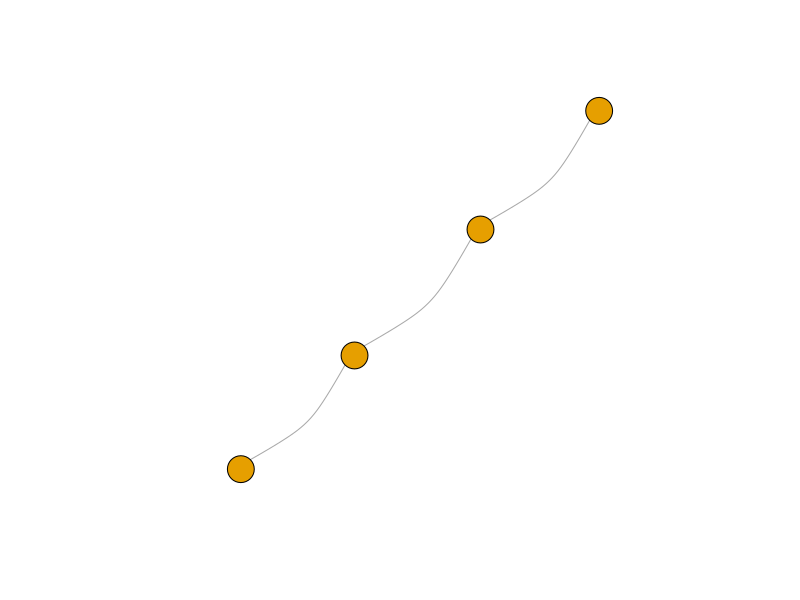
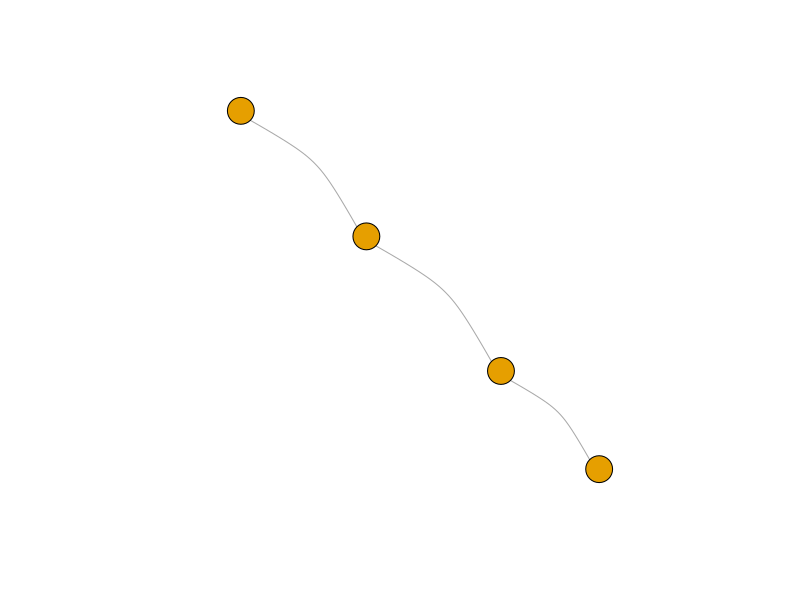
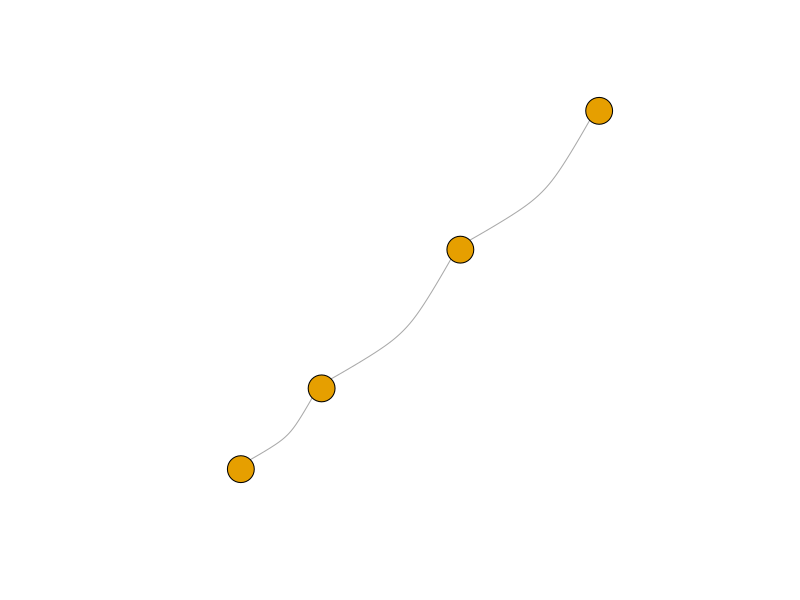
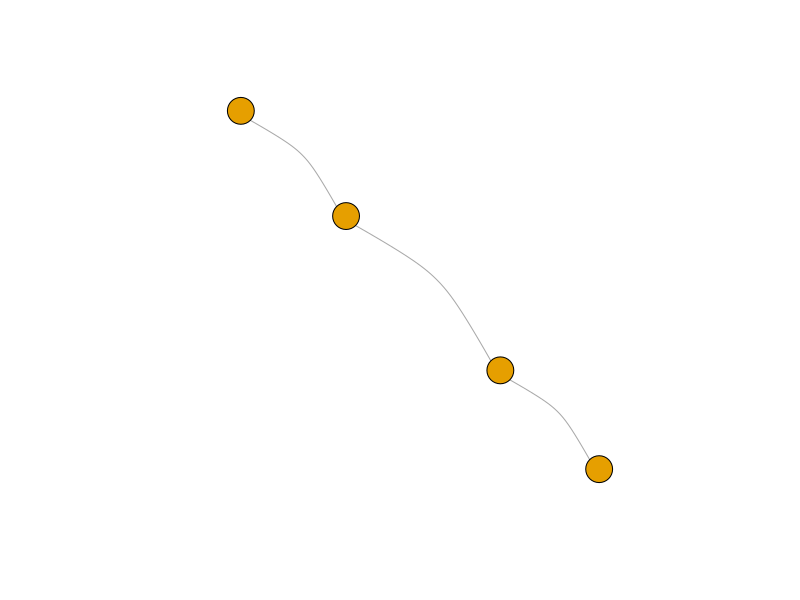
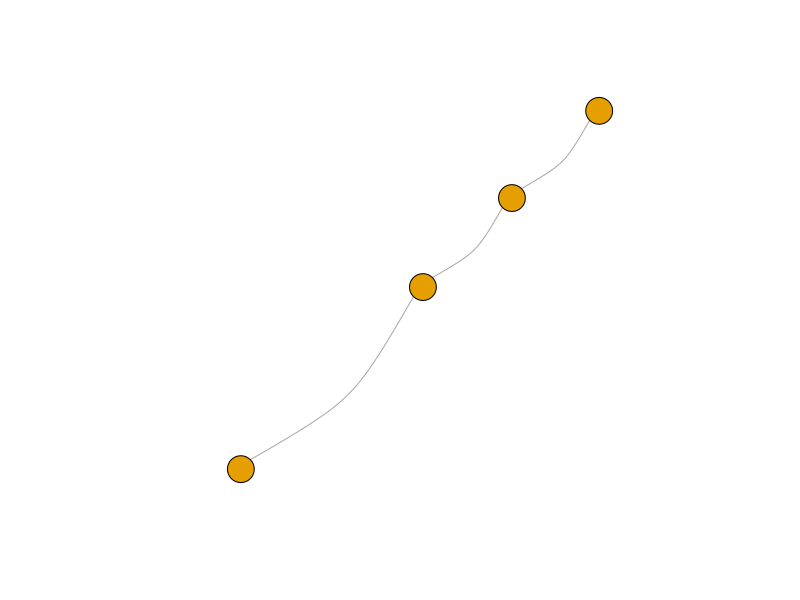
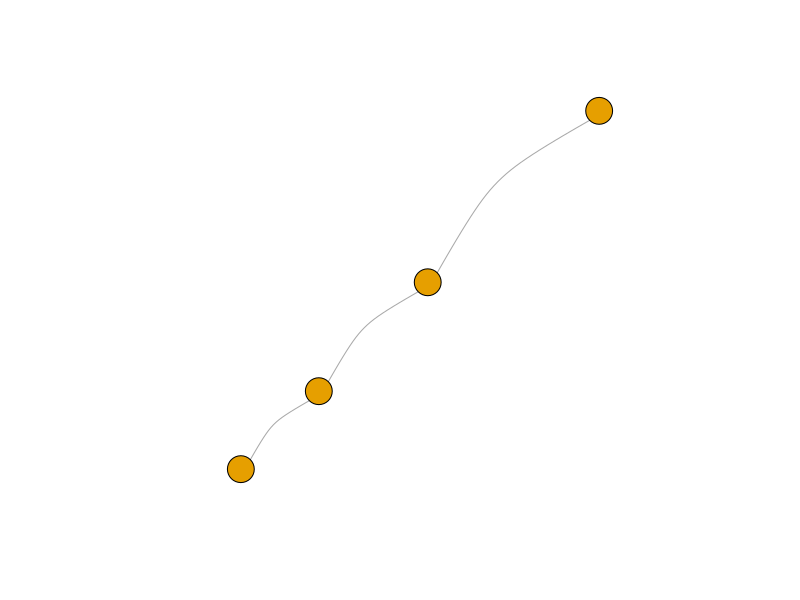
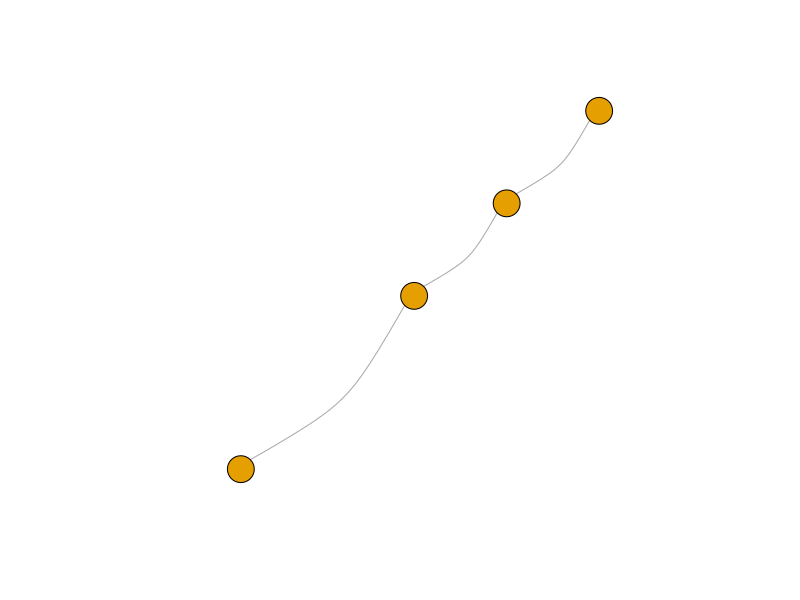
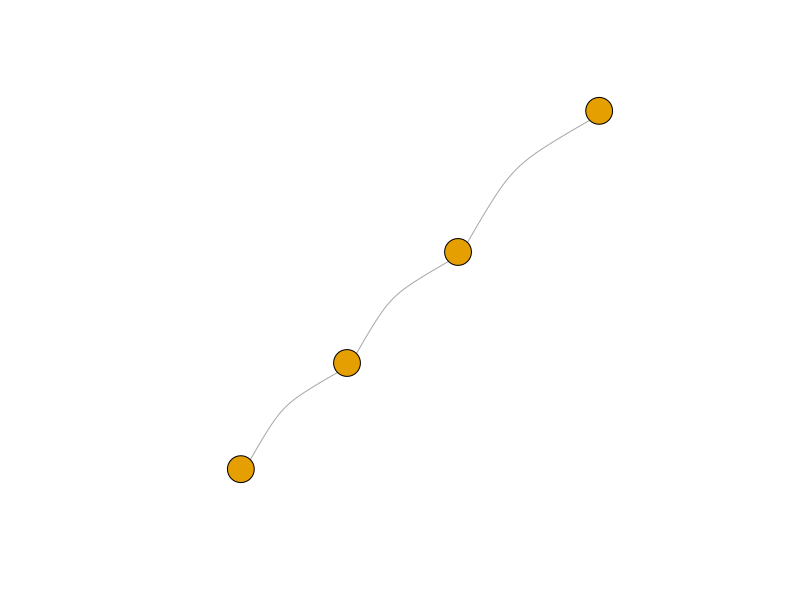

Here is the R script that generated these plots, in order: (Note: this script raises an error after producing the figures.)
#############################_Libraries_##########################
setwd(dirname(rstudioapi::getSourceEditorContext()$path))
getwd()
Sys.setenv(LANG = "en")

if (!("igraph" %in% rownames(installed.packages()))) install.packages("igraph")
library(igraph)

#############################_Graph_generation_#######################
#' Losowy obrót dla rysunku grafu - layout_in_circle() psuje losowość
#'
#' @param List graph
#' @return matrix
#'
randomLayout <- function(graph)
{
  rotation <- runif(1, 0, 2*pi)
  layout <- layout_in_circle(graph)
  return(cbind(cos(rotation) * layout[,1] - sin(rotation) * layout[,2], sin(rotation) * layout[,1] + cos(rotation) * layout[,2]))
}

#' Graf ścieżka N wierzchołków, nieskierowany
#'
#' @param N int - liczba rysunków
#' @param vertexNo int - liczba wierzchołków
#' @param plotCurve float
#' @return void
#'
plotPaths <- function(N, vertexNo, plotCurve)
{
  fileName <- 'path'
  dir.create(fileName, showWarnings = FALSE)
  dir.create(file.path(fileName, vertexNo), showWarnings = FALSE)
  
  pathName <- paste0(fileName, '/', vertexNo)
  unlink(paste0(pathName, "/*"))
  
  definition <- c()
  for (index in 1:(vertexNo-1))
  {
    definition <- c(definition, index, index + 1)
  }
  definitionMatrix <- matrix(definition, ncol = 2, byrow = TRUE)
  
  for (i in 1:N)
  {
    graph <- graph_from_edgelist(definitionMatrix, directed = FALSE)
    E(graph)$weight <- runif(ecount(graph))
    png(file.path(pathName, paste0(fileName, "-", i, ".png")), width = 800, height = 600)
    plot(graph, vertex.label = NA, edge.curved = plotCurve)
    # plot(graph, vertex.label = NA, edge.curved = plotCurve, layout = randomLayout(graph)) # Bez opisów wierzchołków, zakrzywienie krawędzi, losowy obrót
    dev.off()
  }
}

#' Graf cykliczny N wierzchołków, 100% pewności na połączenie wierzchołków, nieskierowany
#'
#' @param N int - liczba rysunków
#' @param vertexNo int - liczba wierzchołków
#' @param plotCurve float
#' @return void
#'
plotCycles <- function(N, vertexNo, plotCurve)
{
  fileName <- 'cycle'
  dir.create(fileName, showWarnings = FALSE)
  dir.create(file.path(fileName, vertexNo), showWarnings = FALSE)
  
  pathName <- paste0(fileName, '/', vertexNo)
  unlink(paste0(pathName, "/*"))
  
  for (i in 1:N)
  {
    graph <- make_ring(vertexNo, directed = FALSE)
    png(file.path(pathName, paste0(fileName, "-", i, ".png")), width = 800, height = 600)
    plot(graph, vertex.label = NA, edge.curved = plotCurve)
    dev.off()
  }
}

#' Graf pełny N wierzchołków, 100% pewności na połączenie wierzchołków, nieskierowany
#'
#' @param N int - liczba rysunków
#' @param vertexNo int - liczba wierzchołków
#' @param plotCurve float
#' @return voided
#'
plotFullGraphs <- function(N, vertexNo, plotCurve)
{
  fileName <- 'full'
  dir.create(fileName, showWarnings = FALSE)
  dir.create(file.path(fileName, vertexNo), showWarnings = FALSE)
  
  pathName <- paste0(fileName, '/', vertexNo)
  unlink(paste0(pathName, "/*"))
  
  for (i in 1:N)
  {
    graph <- graph.full(vertexNo, directed = FALSE)
    E(graph)$weight <- runif(ecount(graph))
    png(file.path(pathName, paste0(fileName, "-", i, ".png")), width = 800, height = 600)
    plot(graph, vertex.label = NA, edge.curved = plotCurve)
    dev.off()
  }
}

plotPaths(200, 4, 0.3)
plotCycles(200, 4, 0.3)
plotFullGraphs(200, 4, 0.3)

plotPaths(200, 5, 0.3)
plotCycles(200, 5, 0.3)
plotFullGraphs(200, 5, 0.3)

plotPaths(200, 6, 0.3)
plotCycles(200, 6, 0.3)
plotFullGraphs(200, 6, 0.3)

plotPaths(200, 7, 0.3)
plotCycles(200, 7, 0.3)
plotFullGraphs(200, 7, 0.3)
